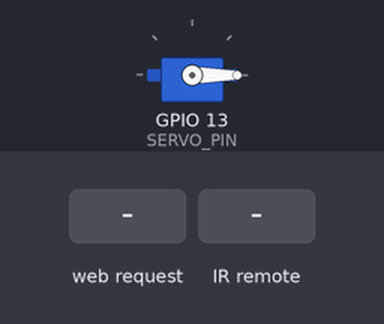
A program run on a simulated ESP32. Shown: servo. The inputs (shaded band) are chosen by the test bench. WiFi joins after 1.5 s; servers stay silent unless stated; not simulated (calls return 0 or success): secrets.h; what the program prints to the serial monitor is not drawn.

Above: at 2.7 s.
2.8 s: HTTP request GET /rapid received
At 2.87 s:
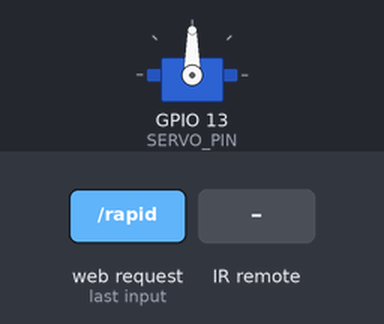
5.8 s: infrared code 0xE619FF00 received
8.8 s: infrared code 0xE916FF00 received
At 9.7 s:
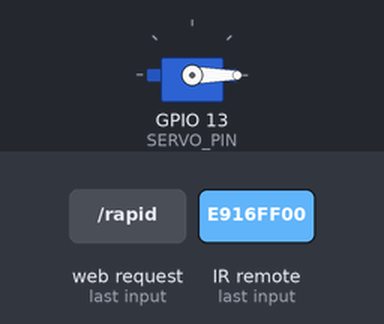
10.3 s: HTTP request GET /single received
At 10.37 s:
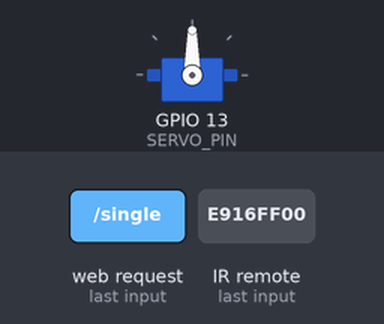
13.3 s: infrared code 0xF20DFF00 received
At 13.65 s:
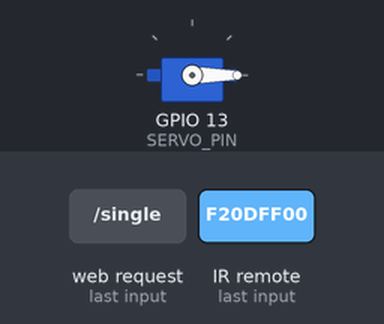
Timing chart, 0 to 17.3 s (numbered marks = the images above; inputs shaded):
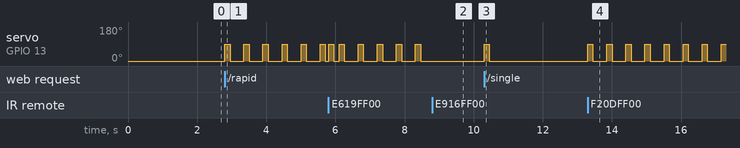

Measured:
- after the input at 2.8 s, servo on GPIO 13 (SERVO_PIN): alternates 90° for 0.15 s and 0° for 0.40 s, starting at once
- after the input at 8.8 s, servo on GPIO 13 (SERVO_PIN): stops changing and stays 0°
- after the input at 10.3 s, servo on GPIO 13 (SERVO_PIN): 0° → 90° at once, → 0° 0.15 s later
- after the input at 13.3 s, servo on GPIO 13 (SERVO_PIN): alternates 90° for 0.15 s and 0° for 0.40 s, starting at once

The program:

main.cpp
```cpp
#include <Arduino.h>

#include <WiFi.h>
#include <WebServer.h>
#include <IRremote.h>
#include <ESP32Servo.h>
#include "secrets.h"


const char* ssid = "Liadlevi";
const char* password = "307857607"; // 🛑 עדכן פה את הסיסמה שלך

const int RECV_PIN = 27;
const int SERVO_PIN = 13;

const unsigned long SINGLE_HIT_CODE = 0xE619FF00;
const unsigned long RAPID_MODE_CODE = 0xF20DFF00;
const unsigned long STOP_CODE = 0xE916FF00;

WebServer server(80);
Servo myServo;

bool rapidMode = false;
unsigned long lastTapTime = 0;
const int tapInterval = 400;
void doTap();
void handleRoot();

void setup() {
  Serial.begin(115200);

  // WiFi
  WiFi.begin(ssid, password);
  Serial.print("Connecting to WiFi");
  while (WiFi.status() != WL_CONNECTED) {
    delay(500); Serial.print(".");
  }
  Serial.println("\nConnected! IP: " + WiFi.localIP().toString());

  // IR
  IrReceiver.begin(RECV_PIN, ENABLE_LED_FEEDBACK);

  // Servo
  myServo.attach(SERVO_PIN);
  myServo.write(0);

  // Webserver routes
  server.on("/", handleRoot);
  server.on("/single", []() {
    Serial.println("💥 דפיקה מהדף");
    doTap();
    server.send(200, "text/plain", "Single tap");
  });
  server.on("/rapid", []() {
    Serial.println("🔥 מצב מהיר מהדף");
    rapidMode = true;
    server.send(200, "text/plain", "Rapid mode ON");
  });
  server.on("/stop", []() {
    Serial.println("🛑 עצירה מהדף");
    rapidMode = false;
    server.send(200, "text/plain", "Stopped");
  });

  server.begin();
  Serial.println("HTTP Server Ready");
}

void loop() {
  server.handleClient();

  // מצב מהיר
  if (rapidMode && millis() - lastTapTime > tapInterval) {
    doTap();
    lastTapTime = millis();
  }

  // שלט IR
  if (IrReceiver.decode()) {
    unsigned long code = IrReceiver.decodedIRData.decodedRawData;
    Serial.print("IR: ");
    Serial.println(code, HEX);

    if (code == SINGLE_HIT_CODE) doTap();
    else if (code == RAPID_MODE_CODE) rapidMode = true;
    else if (code == STOP_CODE) rapidMode = false;

    IrReceiver.resume();
  }
}

void doTap() {
  myServo.write(90);
  delay(150);
  myServo.write(0);
}

void handleRoot() {
  String html = R"rawliteral(
    <!DOCTYPE html>
    <html>
    <head>
      <title>Ceiling Tapper</title>
      <style>
        button {
          width: 200px; height: 60px;
          font-size: 20px;
          margin: 10px;
        }
      </style>
    </head>
    <body>
      <h2>Tap Controller</h2>
      <button onclick="fetch('/single')"> Single Tap</button><br>
      <button onclick="fetch('/rapid')"> Rapid Mode</button><br>
      <button onclick="fetch('/stop')"> Stop</button>
    </body>
    </html>
  )rawliteral";

  server.send(200, "text/html", html);
}
```
